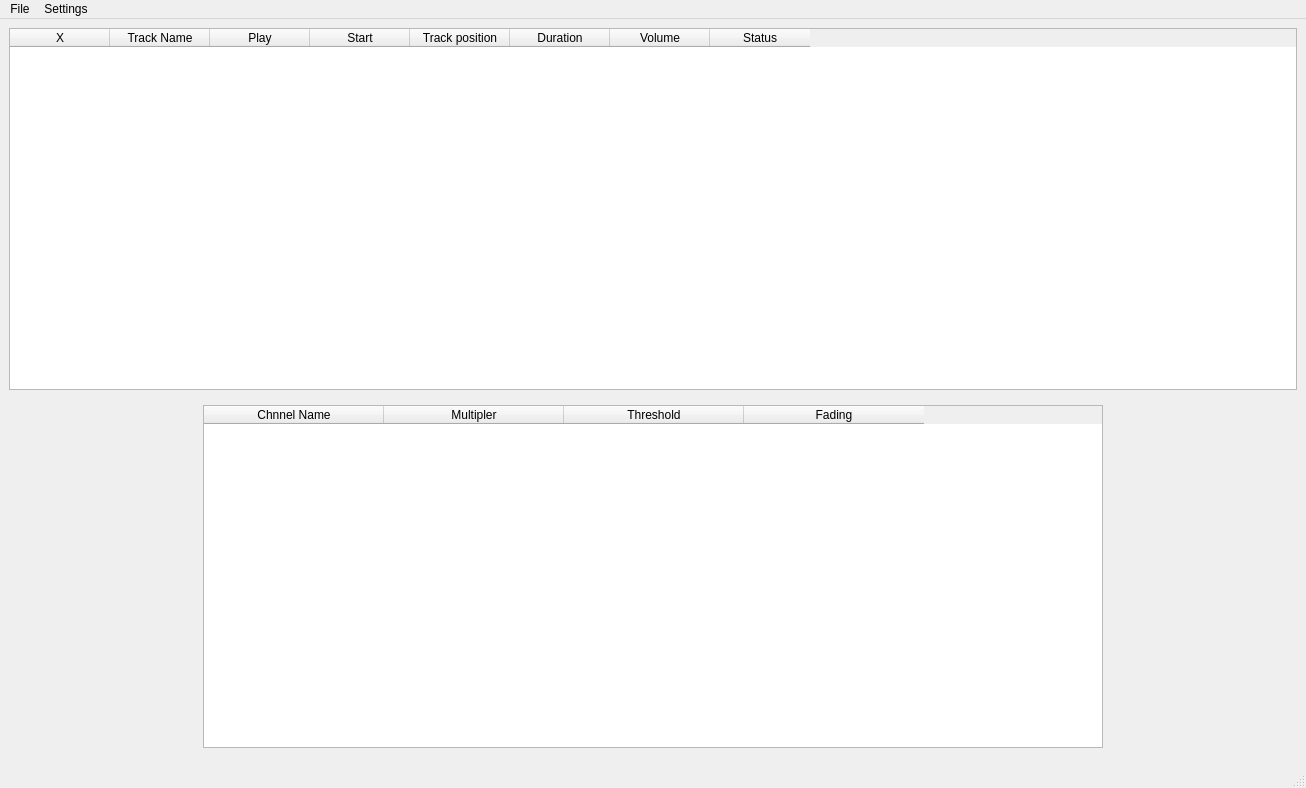
<?xml version="1.0" encoding="UTF-8"?>
<ui version="4.0">
 <class>MainWindow</class>
 <widget class="QMainWindow" name="MainWindow">
  <property name="geometry">
   <rect>
    <x>0</x>
    <y>0</y>
    <width>1306</width>
    <height>788</height>
   </rect>
  </property>
  <property name="sizePolicy">
   <sizepolicy hsizetype="Expanding" vsizetype="Expanding">
    <horstretch>0</horstretch>
    <verstretch>0</verstretch>
   </sizepolicy>
  </property>
  <property name="windowTitle">
   <string>MainWindow</string>
  </property>
  <widget class="QWidget" name="centralwidget">
   <layout class="QVBoxLayout" name="verticalLayout">
    <item>
     <widget class="QTableWidget" name="tableWidget">
      <property name="sizePolicy">
       <sizepolicy hsizetype="Expanding" vsizetype="Expanding">
        <horstretch>0</horstretch>
        <verstretch>0</verstretch>
       </sizepolicy>
      </property>
      <property name="selectionMode">
       <enum>QAbstractItemView::SingleSelection</enum>
      </property>
      <property name="textElideMode">
       <enum>Qt::ElideMiddle</enum>
      </property>
      <property name="showGrid">
       <bool>false</bool>
      </property>
      <property name="gridStyle">
       <enum>Qt::NoPen</enum>
      </property>
      <attribute name="horizontalHeaderVisible">
       <bool>true</bool>
      </attribute>
      <attribute name="verticalHeaderVisible">
       <bool>true</bool>
      </attribute>
      <column>
       <property name="text">
        <string>X</string>
       </property>
      </column>
      <column>
       <property name="text">
        <string>Track Name</string>
       </property>
      </column>
      <column>
       <property name="text">
        <string>Play</string>
       </property>
      </column>
      <column>
       <property name="text">
        <string>Start</string>
       </property>
      </column>
      <column>
       <property name="text">
        <string>Track position</string>
       </property>
      </column>
      <column>
       <property name="text">
        <string>Duration</string>
       </property>
      </column>
      <column>
       <property name="text">
        <string>Volume</string>
       </property>
      </column>
      <column>
       <property name="text">
        <string>Status</string>
       </property>
      </column>
     </widget>
    </item>
    <item>
     <widget class="QWidget" name="widget" native="true">
      <layout class="QHBoxLayout" name="horizontalLayout_3">
       <item>
        <widget class="QTableWidget" name="tableWidget_2">
         <property name="maximumSize">
          <size>
           <width>900</width>
           <height>16777215</height>
          </size>
         </property>
         <attribute name="horizontalHeaderDefaultSectionSize">
          <number>180</number>
         </attribute>
         <column>
          <property name="text">
           <string>Chnnel Name</string>
          </property>
         </column>
         <column>
          <property name="text">
           <string>Multipler</string>
          </property>
         </column>
         <column>
          <property name="text">
           <string>Threshold</string>
          </property>
         </column>
         <column>
          <property name="text">
           <string>Fading</string>
          </property>
         </column>
        </widget>
       </item>
      </layout>
     </widget>
    </item>
   </layout>
  </widget>
  <widget class="QMenuBar" name="menubar">
   <property name="geometry">
    <rect>
     <x>0</x>
     <y>0</y>
     <width>1306</width>
     <height>21</height>
    </rect>
   </property>
   <widget class="QMenu" name="menuFile">
    <property name="title">
     <string>File</string>
    </property>
    <addaction name="actionOpen"/>
    <addaction name="actionSet_destination_folder"/>
    <addaction name="separator"/>
    <addaction name="actionSave_sequenses_configuration"/>
    <addaction name="separator"/>
    <addaction name="actionExit"/>
   </widget>
   <widget class="QMenu" name="menuSettings">
    <property name="title">
     <string>Settings</string>
    </property>
    <addaction name="actionChannel_configuration"/>
   </widget>
   <addaction name="menuFile"/>
   <addaction name="menuSettings"/>
  </widget>
  <widget class="QStatusBar" name="statusbar"/>
  <action name="actionOpen">
   <property name="text">
    <string>Open</string>
   </property>
  </action>
  <action name="actionSet_destination_folder">
   <property name="text">
    <string>Set destination folder</string>
   </property>
  </action>
  <action name="actionExit">
   <property name="text">
    <string>Exit</string>
   </property>
  </action>
  <action name="actionSave_sequenses_configuration">
   <property name="text">
    <string>Save sequenses configuration</string>
   </property>
  </action>
  <action name="actionChannel_configuration">
   <property name="text">
    <string>Channel configuration</string>
   </property>
  </action>
 </widget>
 <resources/>
 <connections/>
</ui>
